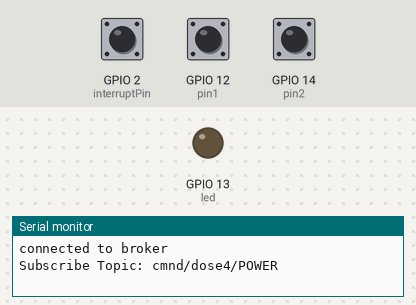
Bench run of a sketch on a simulated ESP8266 (NodeMCU). Parts: output pins drawn as LEDs (lit = HIGH), the last lines printed to the serial monitor. The inputs (shaded band) are chosen by the test bench; at power-on: GPIO 2 (interruptPin) HIGH, GPIO 12 (pin1) HIGH, GPIO 14 (pin2) HIGH. WiFi joins after 1.5 s; servers stay silent unless stated; random numbers use the default seed unless the sketch sets one; EEPROM starts erased; no MQTT or app messages arrive unless stated.

Above: at 8.3 s.
8.4 s: GPIO 2 (interruptPin) pulled LOW for 0.15 s
At 9.0 s:
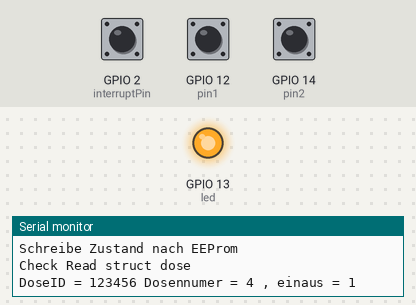
11.5 s: GPIO 2 (interruptPin) pulled LOW for 1 s
At 12.5 s:
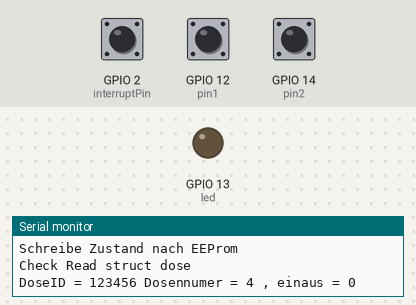
14.0 s: GPIO 2 (interruptPin) pulled LOW for 3.2 s
At 14.4 s:
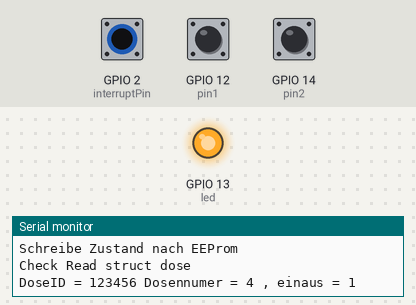
Timing chart, 0 to 17.0 s (numbered marks = the images above; inputs shaded):
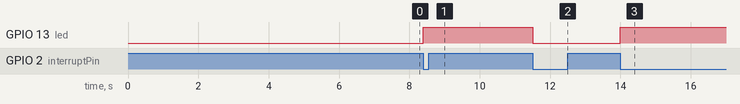

The sketch:

swesp_dose_1.ino
```cpp
/* --------------------------------------------------
    Switcher2 Dosentest Smart Switch

    for proof of concept Switcher 2 MQTT
    schaltet led ein und aus je nach empfangenre payload

    Pin 12/14 werden für Dosen-Select verwendet

    0/0  -> Dose 1
    0/1  -> Dose 1
    1/0  -> Dose 3
    1/1  -> Dose 4

    Pin 13 hat LED, welche Dose simuliert

    Script subskribiert Topic cmnd/diyN/POWER

    kann als Beispiel für eigene Weuterentwicklung dienen.
    Ideen von hier (mit Dank)
    http://esp8266-server.de/EEPROM.html

    Peter K. Boxler, September 2018
/* --------------------------------------------------*/

void ICACHE_RAM_ATTR handleInterrupt();
/* siehe https://www.esp8266.com/viewtopic.php?t=20118  */

#define ESP8266

/* select ESP8266 or ESP32 mittels define */

#if defined ESP8266
#include <ESP8266WiFi.h>
const int led = 13;   // use 13 für Huzzah 6288
const int pin1 = 12;   // Dosenselect 1
const int pin2 = 14;   // Dosenselect 2
const int interruptPin = 2; //    für taster
#else
#include <WiFi.h>
const int led = 13;   // andere Werte für esp32 !
const int pin1 = 12;   // Dosenselect 1
const int pin2 = 14;   // Dosenselect 2
const int interruptPin = 0; //Flash button on board     für
#endif

#include <PubSubClient.h>
#include <EEPROM.h>
#include "sw_credentials.h"    // eigene crendentials


const char* sub_topic1 = "cmnd/dose1/POWER";
const char* sub_topic2 = "cmnd/dose2/POWER";
const char* sub_topic3 = "cmnd/dose3/POWER";
const char* sub_topic4 = "cmnd/dose4/POWER";
const char* pub_topic1 = "stat/dose1/POWER";
const char* pub_topic2 = "stat/dose2/POWER";
const char* pub_topic3 = "stat/dose3/POWER";
const char* pub_topic4 = "stat/dose4/POWER";

const char* lwt_topic = "swi/switch/lw";


String last_will_msg = "Verbindung verloren zu mqtt dose: ";

const char*   publish_topic;
/* diese Werte anpassen   <<--------- */


int stat_pin1;
int stat_pin2;
int dosennummer;
int dosenstatus;        // variable für den aktuellen Status der Dose 1=ein, 0= aus
long time_lastMsg = 0;

// werte kommen aus sw_credentials.h
const char* wifi_ssid =       WAN_SSID ;
const char* wifi_password =   WAN_PW;
const char* mqtt_user_id =    MQTT_USER;
const char* mqtt_password =   MQTT_PW;
const char* mqtt_broker_ip =  BROKER_IP;


WiFiClient espClient;
PubSubClient client(espClient);

char msg[50];
int value = 0;

struct Dose_struct {
  unsigned long id;
  int dosennummer;
  int einaus;
};
int nekst_free;
String the_sketchname;

//------------------------------------------------
// displays at startup the Sketch running in the Arduino
void display_Running_Sketch (void){
  String the_path = __FILE__;
  int slash_loc = the_path.lastIndexOf('/');
  String the_cpp_name = the_path.substring(slash_loc+1);
  int dot_loc = the_cpp_name.lastIndexOf('.');
  the_sketchname = the_cpp_name.substring(0, dot_loc);

  Serial.print("\nRunning Sketch: ");
  Serial.println(the_sketchname);
  Serial.print("Compiled on: ");
  Serial.print(__DATE__);
  Serial.print(" at ");
  Serial.print(__TIME__);
  Serial.print("\n");
}


//------------------------------------------------
// Write any data structure or variable to EEPROM
int EEPROMAnythingWrite(int pos, char *zeichen, int lenge)
{
  for (int i = 0; i < lenge; i++)
  {
    EEPROM.write(pos + i, *zeichen);
    zeichen++;
  }
  return pos + lenge;
}

 //------------------------------------------------
// Read any data structure or variable from EEPROM
int EEPROMAnythingRead(int pos, char *zeichen, int lenge)
{
  for (int i = 0; i < lenge; i++)
  {
    *zeichen = EEPROM.read(pos + i);
    zeichen++;
  }
  return pos + lenge;
}

//------------------------------------------------
void setup_wifi() {
   delay(100);

    Serial.println("Conneting to WiFi --------");
  // We start by connecting to a WiFi network
    Serial.print("Connecting to ");
    Serial.println(wifi_ssid);
    WiFi.begin(wifi_ssid, wifi_password);
    while (WiFi.status() != WL_CONNECTED)
    {
      delay(500);
      Serial.print(".");
    }
  randomSeed(micros());
  Serial.println("");
  Serial.println("WiFi connected");
  Serial.print("My IP address: ");
  Serial.println(WiFi.localIP());
  Serial.print("Broker IP address: ");
  Serial.println(mqtt_broker_ip);
  Serial.println("Done Conneting to WiFi --------");

}
//------------------------------------------------

void schalten ( unsigned int how)
{
  Dose_struct dose;       /* Struct zum Schreiben nach EEPROM  */
  Dose_struct dose2;      /* Struct zum Lesen aus EEPROM  */

 switch (how)
 {

  case 0:
    Serial.println("Muss Led ausschalten");
    digitalWrite(led, LOW);
    dosenstatus = 0;
    client.publish(publish_topic, "OFF", true);
    Serial.print("published topic: ");
    Serial.println(publish_topic);
    break;

  case 1:
    Serial.println("Muss Led einschalten");
    digitalWrite(led, HIGH);   // LED on
    dosenstatus = 1;
    client.publish(publish_topic, "ON", true);
    Serial.print("published topic: ");
    Serial.println(publish_topic);
    // Store structure (struct) to EEPROM
    break;

  default:
    Serial.println("Error: Ist weder ein noch aus");
   // nothing to do
  break;

 }
  Serial.println("Schreibe Zustand nach EEProm");
    dose.id=123456;
    dose.dosennummer = dosennummer;
    dose.einaus=how;
    nekst_free =  EEPROMAnythingWrite(100, reinterpret_cast<char*>(&dose), sizeof(dose));

  EEPROM.commit();

  Serial.println("Check Read struct dose");
  // Read structure (struct) from EEPROM
  nekst_free = EEPROMAnythingRead(100, reinterpret_cast<char*>(&dose2), sizeof(dose2));
  Serial.println("DoseID = " + String (dose2.id) + " Dosennumer = " + String(dose2.dosennummer) +  " , einaus = " + String(dose2.einaus));
  Serial.println("");

}
//------------------------------------------------
//This partgram get executed when interrupt is occures i.e.change of input state
void handleInterrupt() {
    Serial.println("Interrupt Detected");
    if (dosenstatus == 0)  schalten ( 1);
    else schalten (0);
}

//------------------------------------------------
void callback(char *topic, byte *payload, unsigned int length) {
  Serial.println  ("Message eingetroffen-------------");
  Serial.print    ("Topic ist : [");
  Serial.print    (topic);
  Serial.println  ("]");

  Serial.print    ("Payload ist : [");
  for (int i = 0; i < length; i++) {
    Serial.print((char)payload[i]);
  }
  Serial.println("]");
  Serial.println("Publish Topic: ");
  Serial.println (publish_topic);

        if (!strncmp((char *)payload, "ON", length)) {
           schalten (1);

        } else if (!strncmp((char *)payload, "OFF", length)) {
          schalten(0);

        }

}

//--- End Callback ---------------------------------------------


//------------------------------------------------
void reconnect() {
  // Loop until we're reconnected
  while (!client.connected())
  {
     Serial.print("Attempting MQTT connection...Client-ID: ");
    client.setServer(mqtt_broker_ip, 1883);
    // Create a random client ID
    String clientId = the_sketchname;
    clientId += String(random(0xffff), HEX);
    Serial.println (clientId);
    // Attempt to connect
    char last_will[45];
    last_will_msg.toCharArray(last_will,45);


//  if (client.connect(clientId.c_str()))
    if (client.connect(clientId.c_str(), mqtt_user_id, mqtt_password, lwt_topic ,0 , false,last_will))
    {
      Serial.println("connected to broker");
     //once connected to MQTT broker, subscribe command if any
     if (dosennummer == 3) {
        client.subscribe(sub_topic3);
        Serial.print ("Subscribe Topic: ");
        Serial.println(sub_topic3);
     }
     else {
        client.subscribe(sub_topic4);
        Serial.print ("Subscribe Topic: ");
        Serial.println(sub_topic4);
     }
    } else {
      Serial.print("failed, rc=");
      Serial.print(client.state());
      Serial.println(" try again in 5 seconds");
      Serial.println("Ist IP-Adr des brokers richtig ?");
      // Wait 6 seconds before retrying
      delay(6000);
    }
  }
} //end reconnect()
//------------------------------------------------

void setup() {

  Dose_struct dose2;

  Serial.begin(115200);
  delay(3000);
    EEPROM.begin(255);
   Serial.println();
  Serial.println("Starting Setup --------");
   display_Running_Sketch();
  setup_wifi();
  client.setServer(mqtt_broker_ip, 1883);
  client.setCallback(callback);
  pinMode(led, OUTPUT);
  pinMode(pin1, INPUT);
  pinMode(pin2, INPUT);
  pinMode(interruptPin, INPUT_PULLUP);
  stat_pin1 = digitalRead(pin1);
  stat_pin2 = digitalRead(pin2);
  digitalWrite(led, LOW);         // led aus bei start

    Serial.print ("Pin1: ");   Serial.println(stat_pin1);
    Serial.print ("Pin2: ");   Serial.println(stat_pin2);

  delay(2000);
  attachInterrupt(digitalPinToInterrupt(interruptPin), handleInterrupt, FALLING);

  if (stat_pin1 == LOW and stat_pin2 == LOW)
   {
    dosennummer = 1;
    publish_topic = pub_topic1;
  }

  if (stat_pin1 == LOW and stat_pin2 == HIGH)
   {
    dosennummer = 2;
    publish_topic = pub_topic2;
  }

  if (stat_pin1 == HIGH and stat_pin2 == LOW)
  {
    dosennummer = 3;
    publish_topic = pub_topic3;
  }
  if (stat_pin1 == HIGH and stat_pin2 == HIGH)
  {
    dosennummer = 4;
    publish_topic = pub_topic4;
  }

   Serial.print ("Ich bin Dose: ");
   Serial.println (dosennummer);

   last_will_msg = last_will_msg + "";

   Serial.println("Read struct dose");
   delay(500);
  // Read structure (struct) from EEPROM
  nekst_free = EEPROMAnythingRead(100, reinterpret_cast<char*>(&dose2), sizeof(dose2));
  Serial.println("DoseID = " + String (dose2.id) + " Dosennumer = " + String(dose2.dosennummer) +  " , einaus = " + String(dose2.einaus));
   if (dose2.id != 123456) {
    Serial.println("id nicht passend, also nichts machen");
    }
  else {
    Serial.println("alte Werte gefunden, also entsprechend schalten");
    dosennummer = dose2.dosennummer;
    schalten(dose2.einaus);

  }

   Serial.println("Done Setup --------");
}

//------------------------------------------------
void loop() {
  if (!client.connected()) {
    reconnect();
    }
  client.loop();

  long now = millis();

  if (now - time_lastMsg > 24000) {
  	Serial.println("waiting for work...");
     time_lastMsg = now;

  }
}

/* ---------------------------------------------*/
```

sw_credentials.h
```cpp
// swcredentials file for switcher3
// used for script swesp_read_sensor_1.ino
// Copy this to documents/arduino
/*
#define WAN_SSID "ssidssid"
#define WAN_PW  "pwpwpw"
*/

#define WAN_SSID "P-NETGEAR"
#define WAN_PW  "hermannelsa"


// für MQTT
#define BROKER_IP "192.168.1.172"
#define MQTT_USER "dagobert"
#define MQTT_PW "itscool"
```

Measured:
- after the input at 8.4 s, GPIO 13 (led): LOW → HIGH at once
- after the input at 11.5 s, GPIO 13 (led): HIGH → LOW at once
- after the input at 14.0 s, GPIO 13 (led): LOW → HIGH at once
